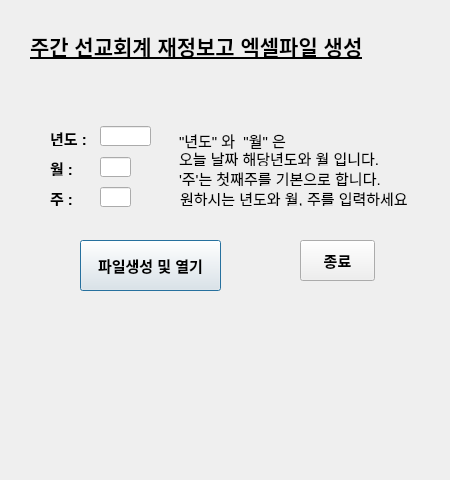
<?xml version="1.0" encoding="UTF-8"?>
<ui version="4.0">
 <class>bogoseo</class>
 <widget class="QDialog" name="bogoseo">
  <property name="windowModality">
   <enum>Qt::ApplicationModal</enum>
  </property>
  <property name="geometry">
   <rect>
    <x>0</x>
    <y>0</y>
    <width>450</width>
    <height>480</height>
   </rect>
  </property>
  <property name="font">
   <font>
    <pointsize>11</pointsize>
   </font>
  </property>
  <property name="windowTitle">
   <string>일반회계 재정보고파일 생성</string>
  </property>
  <widget class="QLabel" name="label">
   <property name="geometry">
    <rect>
     <x>30</x>
     <y>30</y>
     <width>411</width>
     <height>31</height>
    </rect>
   </property>
   <property name="font">
    <font>
     <pointsize>16</pointsize>
     <bold>true</bold>
     <underline>true</underline>
    </font>
   </property>
   <property name="text">
    <string>주간 선교회계 재정보고 엑셀파일 생성</string>
   </property>
  </widget>
  <widget class="QLabel" name="bogo_year">
   <property name="geometry">
    <rect>
     <x>50</x>
     <y>130</y>
     <width>41</width>
     <height>16</height>
    </rect>
   </property>
   <property name="font">
    <font>
     <pointsize>11</pointsize>
     <bold>true</bold>
    </font>
   </property>
   <property name="text">
    <string>년도 :</string>
   </property>
  </widget>
  <widget class="QLabel" name="bogo_month">
   <property name="geometry">
    <rect>
     <x>50</x>
     <y>160</y>
     <width>41</width>
     <height>16</height>
    </rect>
   </property>
   <property name="font">
    <font>
     <pointsize>11</pointsize>
     <bold>true</bold>
    </font>
   </property>
   <property name="text">
    <string>월 :</string>
   </property>
  </widget>
  <widget class="QLabel" name="bogo_week">
   <property name="geometry">
    <rect>
     <x>50</x>
     <y>190</y>
     <width>41</width>
     <height>16</height>
    </rect>
   </property>
   <property name="font">
    <font>
     <pointsize>11</pointsize>
     <bold>true</bold>
    </font>
   </property>
   <property name="text">
    <string>주 :</string>
   </property>
  </widget>
  <widget class="QLineEdit" name="bogo_year_widget">
   <property name="geometry">
    <rect>
     <x>100</x>
     <y>126</y>
     <width>51</width>
     <height>20</height>
    </rect>
   </property>
   <property name="font">
    <font>
     <pointsize>11</pointsize>
     <bold>true</bold>
    </font>
   </property>
   <property name="toolTip">
    <string extracomment="생성하고자 하는 보고서의 &quot;년도&quot;를 숫자만 입력하세요"/>
   </property>
   <property name="toolTipDuration">
    <number>3000</number>
   </property>
   <property name="text">
    <string/>
   </property>
  </widget>
  <widget class="QLineEdit" name="bogo_month_widget">
   <property name="geometry">
    <rect>
     <x>100</x>
     <y>157</y>
     <width>31</width>
     <height>20</height>
    </rect>
   </property>
   <property name="font">
    <font>
     <pointsize>11</pointsize>
     <bold>true</bold>
    </font>
   </property>
   <property name="toolTip">
    <string extracomment="생성하고자 하는 보고서의 &quot;월&quot; 을 숫자만 입력하세요"/>
   </property>
   <property name="toolTipDuration">
    <number>3000</number>
   </property>
  </widget>
  <widget class="QLineEdit" name="bogo_week_widget">
   <property name="geometry">
    <rect>
     <x>100</x>
     <y>187</y>
     <width>31</width>
     <height>20</height>
    </rect>
   </property>
   <property name="font">
    <font>
     <pointsize>11</pointsize>
     <bold>true</bold>
    </font>
   </property>
   <property name="toolTip">
    <string extracomment="생성하고자 하는 보고서의 &quot;주&quot; 을 숫자만 입력하세요"/>
   </property>
   <property name="toolTipDuration">
    <number>3000</number>
   </property>
  </widget>
  <widget class="QPushButton" name="creat_button">
   <property name="geometry">
    <rect>
     <x>80</x>
     <y>240</y>
     <width>141</width>
     <height>51</height>
    </rect>
   </property>
   <property name="font">
    <font>
     <pointsize>11</pointsize>
     <bold>true</bold>
    </font>
   </property>
   <property name="text">
    <string>파일생성 및 열기</string>
   </property>
  </widget>
  <widget class="QPushButton" name="pushButton_2">
   <property name="geometry">
    <rect>
     <x>300</x>
     <y>240</y>
     <width>75</width>
     <height>41</height>
    </rect>
   </property>
   <property name="font">
    <font>
     <pointsize>11</pointsize>
     <bold>true</bold>
    </font>
   </property>
   <property name="text">
    <string>종료</string>
   </property>
  </widget>
  <widget class="QLabel" name="week_bogo_confirm">
   <property name="geometry">
    <rect>
     <x>10</x>
     <y>320</y>
     <width>431</width>
     <height>20</height>
    </rect>
   </property>
   <property name="font">
    <font>
     <pointsize>11</pointsize>
    </font>
   </property>
   <property name="text">
    <string/>
   </property>
  </widget>
  <widget class="QLabel" name="label_2">
   <property name="geometry">
    <rect>
     <x>179</x>
     <y>130</y>
     <width>131</width>
     <height>21</height>
    </rect>
   </property>
   <property name="text">
    <string>&quot;년도&quot; 와  &quot;월&quot; 은</string>
   </property>
  </widget>
  <widget class="QLabel" name="label_3">
   <property name="geometry">
    <rect>
     <x>179</x>
     <y>150</y>
     <width>231</width>
     <height>16</height>
    </rect>
   </property>
   <property name="text">
    <string>오늘 날짜 해당년도와 월 입니다.</string>
   </property>
  </widget>
  <widget class="QLabel" name="label_4">
   <property name="geometry">
    <rect>
     <x>179</x>
     <y>170</y>
     <width>231</width>
     <height>16</height>
    </rect>
   </property>
   <property name="text">
    <string>'주'는 첫째주를 기본으로 합니다.</string>
   </property>
  </widget>
  <widget class="QLabel" name="label_5">
   <property name="geometry">
    <rect>
     <x>180</x>
     <y>190</y>
     <width>261</width>
     <height>16</height>
    </rect>
   </property>
   <property name="text">
    <string>원하시는 년도와 월, 주를 입력하세요</string>
   </property>
  </widget>
 </widget>
 <resources/>
 <connections>
  <connection>
   <sender>pushButton_2</sender>
   <signal>clicked()</signal>
   <receiver>bogoseo</receiver>
   <slot>close()</slot>
   <hints>
    <hint type="sourcelabel">
     <x>331</x>
     <y>251</y>
    </hint>
    <hint type="destinationlabel">
     <x>344</x>
     <y>275</y>
    </hint>
   </hints>
  </connection>
  <connection>
   <sender>creat_button</sender>
   <signal>clicked()</signal>
   <receiver>bogoseo</receiver>
   <slot>Y1_M1_W1_excute()</slot>
   <hints>
    <hint type="sourcelabel">
     <x>186</x>
     <y>248</y>
    </hint>
    <hint type="destinationlabel">
     <x>212</x>
     <y>252</y>
    </hint>
   </hints>
  </connection>
 </connections>
 <slots>
  <slot>Y1_M1_W1_excute()</slot>
 </slots>
</ui>
